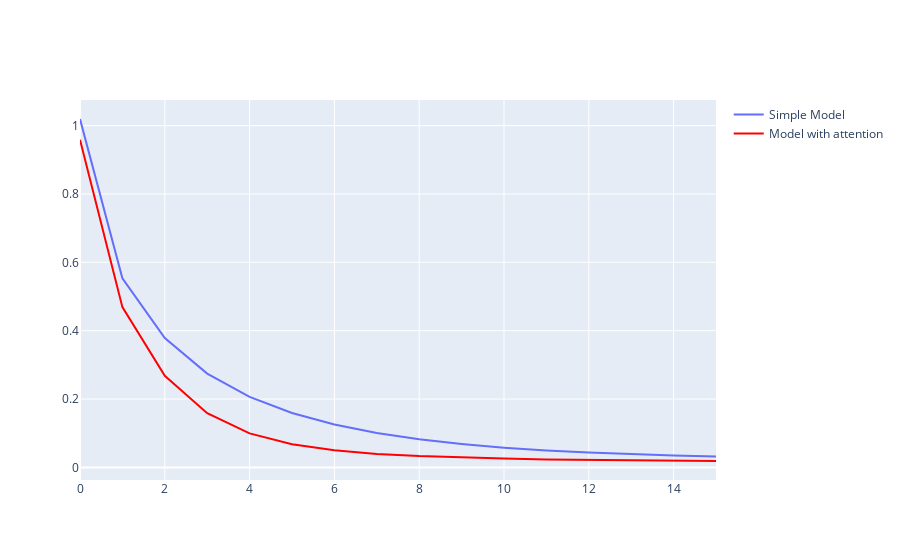

Notebook code cell kept with this figure:
### Code cell
import plotly.graph_objects as go

# Create a figure
fig = go.Figure()
# Add the first line plot
fig.add_trace(go.Scatter(
 x=list(range(num_epochs)),
 y=simple_model_loss_s, 
 mode='lines', 
 name='Simple Model'
))
# Add the second scatter plot
fig.add_trace(go.Scatter(
 x=list(range(num_epochs)),
 y=attention_model_loss_s, 
 mode='lines', 
 name='Model with attention',
 marker=dict(color='red')
))
# Show the plot
fig.show()

### Figure 1 — Plotly figure (JSON) as saved in the notebook; plotly's stock layout.template omitted (floating-point values rounded to 4 significant figures)
{"data": [{"mode": "lines", "name": "Simple Model", "type": "scatter", "x": [0, 1, 2, 3, 4, 5, 6, 7, 8, 9, 10, 11, 12, 13, 14, 15, 16, 17, 18, 19, 20, 21, 22, 23, 24, 25, 26, 27, 28, 29, 30, 31, 32, 33, 34, 35, 36, 37, 38, 39, 40, 41, 42, 43, 44, 45, 46, 47, 48, 49, 50, 51, 52, 53, 54, 55, 56, 57, 58, 59, 60, 61, 62, 63, 64, 65, 66, 67, 68, 69, 70, 71, 72, 73, 74, 75, 76, 77, 78, 79], "y": [1.019, 0.5534, 0.3782, 0.2743, 0.2063, 0.1591, 0.1253, 0.1008, 0.08198, 0.06853, 0.05777, 0.04959, 0.04369, 0.03818, 0.03463, 0.03189]}, {"marker": {"color": "red"}, "mode": "lines", "name": "Model with attention", "type": "scatter", "x": [0, 1, 2, 3, 4, 5, 6, 7, 8, 9, 10, 11, 12, 13, 14, 15, 16, 17, 18, 19, 20, 21, 22, 23, 24, 25, 26, 27, 28, 29, 30, 31, 32, 33, 34, 35, 36, 37, 38, 39, 40, 41, 42, 43, 44, 45, 46, 47, 48, 49, 50, 51, 52, 53, 54, 55, 56, 57, 58, 59, 60, 61, 62, 63, 64, 65, 66, 67, 68, 69, 70, 71, 72, 73, 74, 75, 76, 77, 78, 79], "y": [0.9587, 0.4689, 0.2679, 0.1587, 0.09958, 0.0679, 0.04987, 0.03942, 0.03298, 0.02832, 0.02578, 0.02306, 0.02189, 0.02052, 0.01916, 0.01866]}], "layout": {}}
